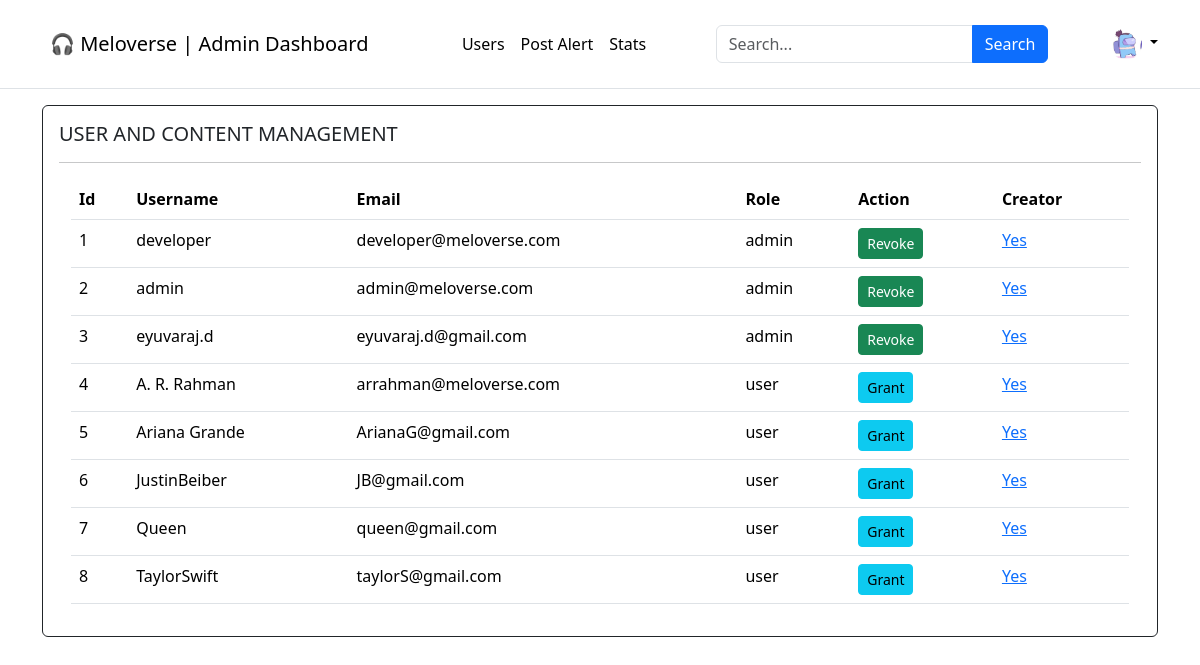
Screenshot of /admin/1/user_manager (signed in) with the database file from the repository.
### application/models.py (models this page shows)
class Users(UserMixin, db.Model):
    __tablename__ = "users"
    id = db.Column(db.Integer, primary_key=True, autoincrement=True)
    username = db.Column(db.String(80), nullable=False)
    email = db.Column(db.String(120), unique=True, nullable=False)
    password = db.Column(db.String(120), nullable=False)
    role = db.Column(db.String(120), nullable=False, default="user")
    date_joined = db.Column(db.Date)

### application/app_controllers/admin.py (the view, shortened to what this page needs)
@admin.route("/admin/<user>/user_manager", methods=["GET", "POST"])
@login_required
def user_management(user):
    admin_and_creators = (
        db.session.query(Users, Creator)
        .outerjoin(Creator, Users.id == Creator.creator_id)
        .filter(Users.role == "admin")
        .all()
    )
    creators_only = (
        db.session.query(Users, Creator)
        .join(Creator, Users.id == Creator.creator_id)
        .filter(Users.role == "user")
        .all()
    )
    users_ = admin_and_creators + creators_only
    return render_template("admin/user_mg.html", users=users_)

### application/app_controllers/auth.py (called while the page is built)
@login_manager.user_loader
def loader_user(user_id):
    return Users.query.get(user_id)

### templates/admin/user_mg.html (shortened to what this page needs)
{% extends 'admin/admin_dashboard.html' %}
{% block body %}
<main class="flex-shrink-0">
    <div class="container">
        <div class="card border-dark mb-3">
            <div class="card-body">
                <h5 class="card-title">USER AND CONTENT MANAGEMENT</h5>
                <hr>
                <div class="container">
                    <table class="table table-hover">
                        <thead class="thead-dark">
                            <tr>
                                <th>Id</th>
                                <th>Username</th>
                                <th>Email</th>
                                <th>Role</th>
                                <th>Action</th>
                                <th>Creator</th>
                            </tr>
                        </thead>
                        <tbody>
                            {% for user, creator in users %}
                            <tr>
                                <td>{{ loop.index }}</td>
                                <td>{{ user.username }}</td>
                                <td>{{ user.email }}</td>
                                {% if user.role =="admin" %}
                                <td>{{ user.role }}</td>
                                <td>
                                    <button type="button" class="btn btn-success btn-sm" data-bs-toggle="modal"
                                        data-bs-target="#RevokeModal_{{ user.id }}">
                                        Revoke
                                    </button>
                                </td>
                                {% else %}
                                <td>{{ user.role }}</td>
                                <td>
                                    <button type="button" class="btn btn-info btn-sm" data-bs-toggle="modal"
                                        data-bs-target="#GrantModal_{{ user.id }}">
                                        Grant
                                    </button>
                                </td>
                                {% endif %}
                                {% if creator != None %}
                                <td><a href="{{ url_for('admin.creator_profile', creator=creator.creator_id) }}">Yes</a>
                                </td>
                                {% else %}
                                <td>No</td>
                                {% endif %}
                            </tr>
                            {% endfor %}
                        </tbody>
                    </table>
                </div>
            </div>
        </div>
    </div>
</main>
<br>
{% endblock %}

### static/styles/headerfooter.css (style rules this page uses)
body { display: flex; flex-direction: column; min-height: 100vh; margin: 0; }
main { flex: 1; }

### rows the page displays
Users: username "developer", email "developer@meloverse.com", role "admin"
Users: username "admin", email "admin@meloverse.com", role "admin"
Users: username "eyuvaraj.d", email "eyuvaraj.d@gmail.com", role "admin"
Users: username "A. R. Rahman", email "arrahman@meloverse.com", role "user"
Users: username "Ariana Grande", email "ArianaG@gmail.com", role "user"
Users: username "JustinBeiber", email "JB@gmail.com", role "user"
Users: username "Queen", email "queen@gmail.com", role "user"
Users: username "TaylorSwift", email "taylorS@gmail.com", role "user"
